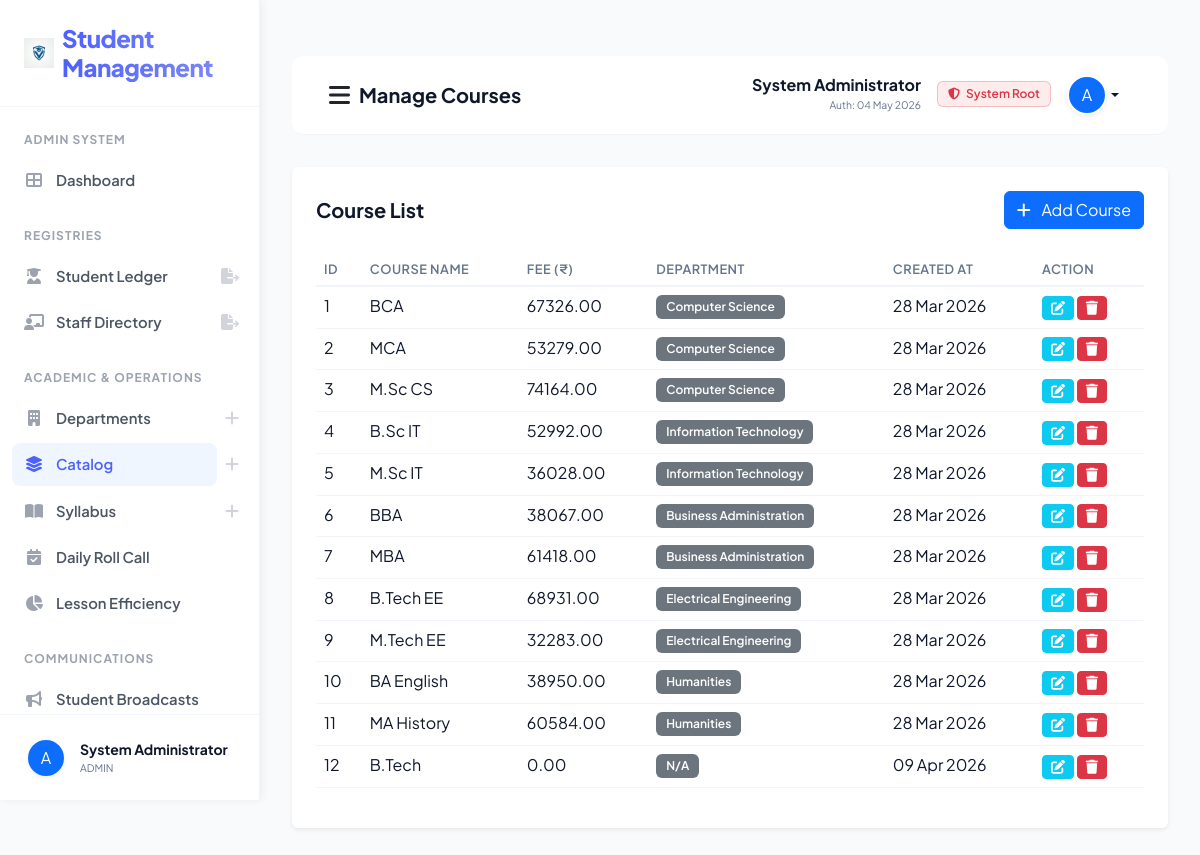
/manage_course/ (signed in), run on the app's committed database.
### sms/models.py (models this page shows, shortened)
class CustomUser(AbstractUser):
    USER_TYPE_CHOICES = (
        ('ADMIN', 'Admin'),
        ('TEACHER', 'Teacher'),
        ('STUDENT', 'Student'),
    )
    user_type = models.CharField(max_length=10, choices=USER_TYPE_CHOICES, default='ADMIN')
    profile_pic = models.ImageField(upload_to='profile_pics/', null=True, blank=True)
    phone = models.CharField(max_length=15, null=True, blank=True)

class Course(models.Model):
    name = models.CharField(max_length=100)
    fee = models.DecimalField(max_digits=10, decimal_places=2, default=0)
    department = models.ForeignKey(Department, on_delete=models.CASCADE, null=True, blank=True)
    created_at = models.DateTimeField(auto_now_add=True)
    updated_at = models.DateTimeField(auto_now=True)

class Department(models.Model):
    name = models.CharField(max_length=100)
    created_at = models.DateTimeField(auto_now_add=True)
    updated_at = models.DateTimeField(auto_now=True)

### sms/views/admin_views.py (the view)
# urls.py: path('manage_course/', admin_views.manage_course, name="manage_course"),
def manage_course(request):
    courses = Course.objects.all()
    departments = Department.objects.all()
    return render(request, "sms/admin_template/manage_course.html", {"courses": courses, "departments": departments})

### sms/templates/sms/admin_template/manage_course.html (shortened to what this page needs)
﻿{% extends 'sms/base.html' %}
{% block page_title %}Manage Courses{% endblock page_title %}
{% block sidebar_nav %}
{% include 'sms/admin_template/sidebar_template.html' with active_page='manage_course' %}
{% endblock sidebar_nav %}
{% block main_content %}
<div class="card shadow-sm border-0 p-4">
    <div class="d-flex justify-content-between align-items-center mb-4">
        <h5 class="fw-bold mb-0">Course List</h5>
        <button class="btn btn-primary" data-bs-toggle="modal" data-bs-target="#addCourseModal"><i
                class="fas fa-plus me-2"></i> Add Course</button>
    </div>
    <div class="table-responsive">
        <table class="table table-hover">
            <thead>
                <tr>
                    <th>ID</th>
                    <th>Course Name</th>
                    <th>Fee (₹)</th>
                    <th>Department</th>
                    <th>Created At</th>
                    <th>Action</th>
                </tr>
            </thead>
            <tbody>
                {% for course in courses %}
                <tr>
                    <td>{{ forloop.counter }}</td>
                    <td>{{ course.name }}</td>
                    <td>{{ course.fee }}</td>
                    <td><span class="badge bg-secondary">{{ course.department.name|default:"N/A" }}</span></td>
                    <td>{{ course.created_at|date:"d M Y" }}</td>
                    <td>
                        <a href="{% url 'edit_course' course.id %}" class="btn btn-sm btn-info text-white"><i
                                class="fas fa-edit"></i></a>
                        <a href="{% url 'delete_course' course.id %}" class="btn btn-sm btn-danger"
                            onclick="return confirm('Are you sure?')"><i class="fas fa-trash"></i></a>
                    </td>
                </tr>
                {% empty %}
                <tr>
                    <td colspan="5" class="text-center">No courses found</td>
                </tr>
                {% endfor %}
            </tbody>
        </table>
    </div>
</div>
{% endblock main_content %}

### sms/templates/sms/base.html (shortened to what this page needs)
<!DOCTYPE html>
{% load static %}
<html lang="en">
<head>
    <link href="https://cdn.jsdelivr.net/npm/bootstrap@5.3.0/dist/css/bootstrap.min.css" rel="stylesheet">
    <link rel="stylesheet" href="https://cdnjs.cloudflare.com/ajax/libs/font-awesome/6.4.0/css/all.min.css">
    <link rel="stylesheet" href="{% static 'css/style.css' %}?v=4.0">
</head>
<body>
    <div class="sidebar" id="sidebar">
        <div class="sidebar-brand d-flex align-items-center">
            <img src="{% static 'images/logo.png' %}" width="30" height="30" class="me-2">
            <h4 class="m-0">Student Management</h4>
        </div>
        <div class="nav flex-column sidebar-scroll flex-grow-1 overflow-y-auto">
            {% block sidebar_nav %}{% endblock sidebar_nav %}
        </div>
        <div class="sidebar-footer border-top p-0 mt-auto">
            <div class="dropup w-100">
                <button class="btn w-100 d-flex align-items-center p-3 border-0 bg-transparent dropdown-toggle no-caret" type="button" data-bs-toggle="dropdown" aria-expanded="false">
                    {% if user.profile_pic %}
                    <img src="{{ user.profile_pic.url }}" width="36" height="36" class="rounded-circle me-3 shadow-sm">
                    {% else %}
                    <div class="bg-primary text-white rounded-circle d-flex align-items-center justify-content-center shadow-sm me-3" style="width: 36px; height: 36px; flex-shrink: 0;">
                        {{ user.username|first|upper }}
                    </div>
                    {% endif %}
                    <div class="text-start overflow-hidden">
                        <div class="fw-bold small text-dark text-truncate">{{ user.get_full_name }}</div>
                        <div class="text-muted text-truncate" style="font-size: 0.65rem;">{{ user.user_type }}</div>
                    </div>
                </button>
            </div>
        </div>
    </div>
    <div class="main-content">
        <nav class="navbar border-bottom">
            <div class="container-fluid">
                <div class="d-flex align-items-center">
                    <button id="sidebarToggle" class="btn btn-link link-dark me-2 p-0">
                        <i class="fas fa-bars fs-4 text-main"></i>
                    </button>
                    <span class="navbar-brand fw-bold text-dark">{% block page_title %}{% endblock page_title %}</span>
                </div>
                <div class="d-flex align-items-center">
                    <div class="dropdown">
                        <button
                            class="btn btn-link dropdown-toggle text-decoration-none text-dark d-flex align-items-center"
                            type="button" data-bs-toggle="dropdown">
                            <div class="text-end me-3 d-none d-md-block">
                                <span class="d-block fw-bold lh-1 mb-1">{{ user.get_full_name }}</span>
                                <span class="d-block text-muted" style="font-size: 0.65rem;">Auth: {{ user.last_login|date:"d M Y" }}</span>
                            </div>
                            {% if user.user_type == "TEACHER" %}
                            <span class="badge bg-soft-success text-success me-3 border border-success border-opacity-25 d-none d-lg-inline-block">
                                <i class="fas fa-certificate me-1"></i> Staff Verified
                            </span>
                            {% elif user.user_type == "STUDENT" %}
                             <span class="badge bg-soft-primary text-primary me-3 border border-primary border-opacity-25 d-none d-lg-inline-block">
                                <i class="fas fa-user-graduate me-1"></i> Student ID Active
                            </span>
                             {% elif user.user_type == "ADMIN" %}
                             <span class="badge bg-soft-danger text-danger me-3 border border-danger border-opacity-25 d-none d-lg-inline-block">
                                <i class="fas fa-shield-alt me-1"></i> System Root
                            </span>
                            {% endif %}
                            {% if user.profile_pic %}
                            <img src="{{ user.profile_pic.url }}" width="40" height="40" class="rounded-circle shadow-sm border border-light">
                            {% else %}
                            <div class="bg-primary text-white rounded-circle d-flex align-items-center justify-content-center shadow-sm"
                                style="width: 40px; height: 40px; border: 2px solid white;">
                                {{ user.username|first|upper }}
                            </div>
                            {% endif %}
                        </button>
                    </div>
                </div>
            </div>
        </nav>
        {% block main_content %}{% endblock main_content %}
    </div>
</body>
</html>

### sms/static/css/style.css (style rules this page uses)
:root { --primary-color: #4d61fc; --primary-hover: #3b4ad9; --sidebar-bg: #ffffff; --sidebar-text: #4b5563; --sidebar-active-bg: #eff6ff; --sidebar-active-text: #4d61fc; --border-color: #f1f5f9; --body-bg: #f8fafc; --card-bg: #ffffff; --text-main: #0f172a; --text-muted: #64748b; --transition-speed: 0.25s; --shadow-premium: 0 10px 40px -10px rgba(0, 0, 0, 0.08); }
.bg-soft-danger { background: rgba(239, 68, 68, 0.1) !important; }
body { background-color: var(--body-bg) !important; color: var(--text-main) !important; font-family: 'Plus Jakarta Sans', sans-serif !important; margin: 0 !important; overflow-x: hidden !important; transition: background-color var(--transition-speed), color var(--transition-speed); }
.sidebar { width: 260px; height: 100vh; position: fixed; top: 0; left: 0; background-color: var(--sidebar-bg); border-right: 1px solid var(--border-color); box-shadow: 2px 0 8px rgba(0,0,0,0.06); z-index: 1060; display: flex; flex-direction: column; overflow: hidden; transition: left var(--transition-speed) ease-in-out; }
.sidebar-brand { padding: 24px !important; border-bottom: 1px solid var(--border-color) !important; flex-shrink: 0 !important; }
.sidebar-brand h4 { margin: 0 !important; font-weight: 800 !important; letter-spacing: -0.5px !important; background: linear-gradient(to right, var(--primary-color), #818cf8); -webkit-background-clip: text; background-clip: text; -webkit-text-fill-color: transparent; }
.sidebar-scroll { overflow-y: auto !important; overflow-x: hidden !important; flex: 1 !important; min-height: 0 !important; flex-wrap: nowrap !important; }
.sidebar-footer { padding: 8px 12px !important; border-top: 1px solid var(--border-color) !important; flex-shrink: 0 !important; }
.no-caret::after { display: none !important; }
.main-content { margin-left: 260px; padding: 32px 32px 100px 32px; min-height: 100vh; box-sizing: border-box; transition: margin-left var(--transition-speed); }
h5.fw-bold { color: var(--text-main); }
.badge { font-weight: 600 !important; padding: 6px 10px !important; }
.table { color: var(--text-main) !important; }
.table thead th { border-bottom: 2px solid var(--border-color) !important; color: var(--text-muted) !important; font-weight: 600 !important; text-transform: uppercase !important; font-size: 0.8rem !important; letter-spacing: 0.5px !important; background-color: transparent !important; }
.table tbody td { border-color: var(--border-color) !important; color: var(--text-main) !important; background-color: transparent !important; }
.navbar { background: var(--card-bg) !important; border-bottom: 1px solid var(--border-color) !important; padding: 12px 24px !important; margin-bottom: 32px !important; border-radius: 12px !important; transition: background var(--transition-speed), border-color var(--transition-speed); }
.text-dark { color: var(--text-main) !important; }
.text-muted { color: var(--text-muted) !important; }

### data on the page
CustomUser: username|first "A", get_full_name "System Administrator", user_type "ADMIN", last_login "04 May 2026"
Course: name "BCA", fee "67326.00", department.name "Computer Science", created_at "28 Mar 2026"
Course: name "MCA", fee "53279.00", department.name "Computer Science", created_at "28 Mar 2026"
Course: name "M.Sc CS", fee "74164.00", department.name "Computer Science", created_at "28 Mar 2026"
Course: name "B.Sc IT", fee "52992.00", department.name "Information Technology", created_at "28 Mar 2026"
Course: name "M.Sc IT", fee "36028.00", department.name "Information Technology", created_at "28 Mar 2026"
Course: name "BBA", fee "38067.00", department.name "Business Administration", created_at "28 Mar 2026"
Course: name "MBA", fee "61418.00", department.name "Business Administration", created_at "28 Mar 2026"
Course: name "B.Tech EE", fee "68931.00", department.name "Electrical Engineering", created_at "28 Mar 2026"
Course: name "M.Tech EE", fee "32283.00", department.name "Electrical Engineering", created_at "28 Mar 2026"
Course: name "BA English", fee "38950.00", department.name "Humanities", created_at "28 Mar 2026"
Course: name "MA History", fee "60584.00", department.name "Humanities", created_at "28 Mar 2026"
Course: name "B.Tech", fee "0.00", department.name "N/A", created_at "09 Apr 2026"
